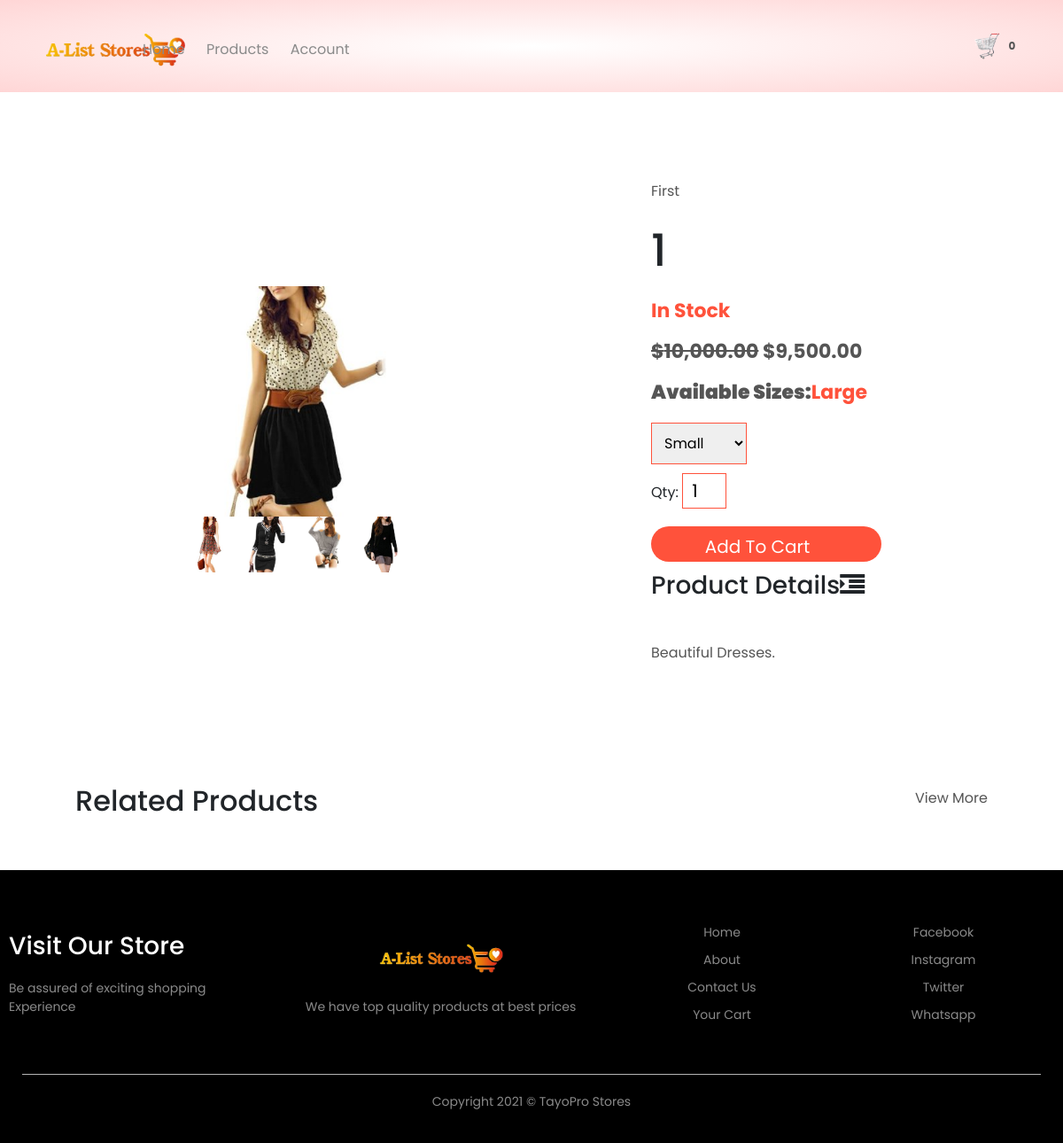
Page /product-detail/1/first on the committed database.
### home/models.py (models this page shows, shortened)
class Setting (models.Model):
    STATUS = (
        ('True', 'True'),
        ('False', 'False'),
    )
    title = models.CharField (max_length=100)
    keywords = models.CharField (max_length=255)
    description = models.CharField (max_length=255, null=True)
    company = models.CharField (max_length=50, null=True)
    address = models.CharField (max_length=50, null=True)
    phone = models.CharField (null=True, max_length=15)
    email = models.CharField (blank=True, max_length=50)
    icon = models.ImageField (blank=True, null=True, upload_to = 'images/')
    logo = models.ImageField (blank=True, null=True, upload_to = 'images/')
    cart_icon = models.ImageField (blank=True, null=True, upload_to = 'images/')
    menu_icon = models.ImageField (blank=True, null=True, upload_to = 'images/')
    facebook = models.CharField (blank=True, max_length=50)
    instagram = models.CharField (blank=True, max_length=50)
    twitter = models.CharField (blank=True, max_length=50)
    created_at = models.DateTimeField (auto_now_add=True)
    updated_at = models.DateTimeField (auto_now=True)
    about = RichTextUploadingField (blank=True)
    about2 = RichTextUploadingField (blank=True, default = 'This is Alist Store. The store with the best of the best products to offer.')
    contact = RichTextUploadingField (blank=True)
    status = models.CharField (max_length=10, choices=STATUS)

### products/models.py (models this page shows, shortened)
class Product(models.Model):
    STATUS =(
        ('True', 'True'),
        ('False', 'False'),
    )
    AVAILABLE =(
        ('In Stock', 'In Stock'),
        ('Out Of Stock', 'Out Of Stock'),
        ('ReStocked', 'ReStocked'),
    )
    category = models.ForeignKey(Category, on_delete=models.DO_NOTHING)
    title = models.CharField(max_length=150, blank=True)
    keywords = models.CharField(max_length=255)
    description = models.CharField(max_length=255)
    image= models.ImageField(blank=True, upload_to='images/')
    price = models.FloatField(null=True, blank=True)
    sizes = models.CharField(max_length=30, null=True, default='Large')
    discount_price= models.FloatField(blank=True, null=True)
    available= models.CharField(choices=AVAILABLE, max_length=15, default='In Stock')
    quantity_instock = models.IntegerField(null=True, blank=True, default=1000)
    minquantity = models.IntegerField(blank=True)
    amount = models.IntegerField(null=True, blank=True)
    status = models.CharField(max_length=10, choices=STATUS)
    slug = models.SlugField(null=False, unique=True)
    created_at = models.DateTimeField(auto_now_add=True)
    updated_at = models.DateTimeField(auto_now=True)
    featured = models.BooleanField(blank=True)
    latest = models.BooleanField(blank=True)
    banner = models.BooleanField(blank=True)
    offer = models.BooleanField(blank=True)
    detail = RichTextUploadingField()
    def image_tag(self):
        return mark_safe('<img src="{}" height="50"/>'.format(self.image.url))
    image_tag.short_description = 'Image'

class Images(models.Model):
    product=models.ForeignKey(Product,on_delete=models.DO_NOTHING, blank=True)
    image= models.ImageField(blank=True, upload_to='images/')

### home/views.py (the view)
# urls.py: path('product-detail/<str:id>/<slug:slug>', views.prod_detail, name= 'prod_detail'),
def prod_detail (request, id, slug):
    setting= Setting.objects.get(pk=1)
    category = Category.objects.all()
    products = Product.objects.filter(category_id=id)
    product = Product.objects.get (pk=id)
    images = Images.objects.filter(product_id=id)
    context = {
        'setting': setting,
        'category': category,
        'products': products,
        'product': product,
        'images': images,
    }
    return render(request, 'product-details.html', context)

### home/context_processor.py (called while the page is built)
def cartcount(request):
    cartcount = ShopCart.objects.filter(order_placed=False).filter(user__username=request.user.username)
    total_quantity = 0
    for item in cartcount:
        total_quantity += item.quantity
    context = {'itemcount': total_quantity}
    return context

### home/templates/product-details.html (shortened to what this page needs)
{% extends 'base.html' %}
{% load humanize %}
{% block header %} {% include "prod-header.html" %} {% endblock header %}
{% block content %}
    <div class="small-container single-product">
        <div class="row">
            <div class="col-2">
                <img src="{{product.image.url}}" width="100%" id="ProductImg">
                <div class="small-img-row">
                    {% if images %}
                        {% for item in images %}
                            <div class="small-img-col">
                                <img src="{{item.image.url}}" width="100%" class="SmallImg">
                            </div>
                        {% endfor %}
                    {% endif %}
                </div>
            </div>
            <div class="col-2">
                <p>{{product.title}}</p>
                <h1>{{product.description}}</h1>
                <h4><span style="color: #ff523b;">{{product.available}}</span></h4>
                <h4>
                    {% if product.discount_price %}
                        <del>${{product.price | floatformat:2 | intcomma}}</del>
                        <span>${{ product.discount_price| floatformat:2 | intcomma }}</span>
                    {% else %}
                        <span>${{ product.price| floatformat:2 | intcomma }}</span>
                    {% endif %}
                </h4>
                <h4><strong>Available Sizes:</strong><span style="color: #ff523b;">{{product.sizes}}</span></h4>
                <form  action="" method="POST">
                    <select name="size">
                        <option value="Small">Small</option>
                    </select>
                    <label>Qty:</label>
                    <input type="number" name="quantity" value="1" min="{{product.minquantity}}" max="{{product.quantity_instock}}">
                    <input type="submit" class="buttons" value="Add To Cart">
                </form>
                <h3>Product Details<i class="fa fa-indent"></i></h3>
                <br>
                <p>{{product.detail|safe}}</p>
            </div>
        </div>
    </div>
    <div class="small-container">
        <div class="row row-2">
            <h2>Related Products</h2>
            <a href="{% url 'category' %}"><p>View More</p></a>
        </div>
    </div>
    {% endblock content %}
    {% block footer %}  {% include "footer.html" %} {% endblock footer %}

### home/templates/prod-header.html (shortened to what this page needs)
<div class="headermain">
    <div class="container">
        <div class="header">
            <div class="logo">
                <a href="{% url 'index' %}"><img src="{{setting.logo.url}}" alt="company logo here"></a>
            </div>
            <div class="navbar">
                <ul id="MenuItems">
                        <li><a href="{% url 'index' %}">Home</a></li>
                        <li><a href="{% url 'category' %}">Products</a></li>
                    {% if user.id is not None %}
                        <li><a href="{% url 'user' %}"><img src="{{profile.image.url}}" alt="" style="border-radius: 30px; height:40px"></a></li>
                        <li>
                           welcome!<a href="{% url 'user' %}">
                                {% if request.user.first_name %}
                                    <p><strong> {{request.user.first_name}}</strong></p>
                                {% else %}
                                    <p><strong>{{request.user.username}}</strong></p>
                                {% endif %}
                           </a>
                        <li><a href="{% url 'logoutfunc' %}">Logout</a></li>
                        <li><a href="">Change Password</a></li>
                    {% else %}
                        <li><a href="{% url 'accountform' %}">Account</a></li>
                    {% endif %}
                </ul>
            </div>
            <a href="{% url 'order:shopcart' %}"><img src="{{setting.cart_icon.url}}" alt="shop cart" width="30px" height="30px">
                {% if itemcount > 0 %}
                    <span class="badge red z-depth-1 mr-1">{{ itemcount }}</span>
                {% else %}
                    <span class="badge red z-depth-1 mr-1">0</span>
                {% endif %}
            </a>
        </div>
    </div>
</div>

### home/templates/footer.html
 <div class="footer">
    <div class="container">
        <div class="row">
            <div class="footer-col-1">
                <h3>Visit Our Store</h3>
                <p>Be assured of exciting shopping Experience </p>
            </div>
            <div class="footer-col-2">
                <a href="{% url 'index' %}"><img src="{{setting.logo.url}}"></a>
                <p>We have top quality products at best prices</p>
            </div>
            <div class="footer-col-3">
                <ul>
                    <li><a href="{% url 'index' %}">Home</a></li>
                    <li><a href="{% url 'about' %}">About</a></li>
                    <li><a href="{% url 'contact' %}">Contact Us</a></li>
                    <li><a href="{% url 'order:shopcart' %}">Your Cart</a></li>
                </ul>
            </div>
            <div class="footer-col-4">
                <ul>
                    <li><a href="">Facebook</a></li>
                    <li><a href="">Instagram</a></li>
                    <li><a href="">Twitter</a></li>
                    <li><a href="">Whatsapp</a></li>
                </ul>
            </div>
        </div>
        <hr>
        <p class="copyright">Copyright 2021 &copy; TayoPro Stores</p>
    </div>
</div>

### home/static/css/main1.css (style rules this page uses)
* { padding: 0; margin: 0; box-sizing: border-box; }
body { font-family: 'Poppins', sans-serif; }
.headermain { background: radial-gradient(#fff, #ffd6d6); }
.container { max-width: 1300px; margin: auto; padding: 0 25px; }
.header { display: flex; align-items: center; padding: 20px; }
.logo { width: 100px; }
.logo img { width: 170px; }
.navbar { flex: 1; text-align: right; }
.navbar li { display: inline-block; margin-right: 20px; }
a { text-decoration: none; color: #555; }
p { color: #555; }
.row { display: flex; align-items: center; flex-wrap: wrap; justify-content: space-around; }
.col-2 { flex-basis: 50%; min-width: 300px; }
.col-2 img { max-width: 100%; padding: 50px 0; }
.col-2 h1 { font-size: 50px; line-height: 60px; margin: 25px 0; }
.buttons { display: inline-block; background: #ff523b; color: white; text-decoration: none; padding: 8px 30px; margin: 30px 0; border-radius: 30px; }
.small-container { max-width: 1080px; margin: auto; padding: 0 25px; }
h4 { color: #555; font-weight: normal; }
.footer { background: black; color: #8a8a8a; font-size: 14px; padding: 60px 0 20px; }
.footer p { color: #8a8a8a; }
.footer h3 { color: white; margin-bottom: 20px; }
.footer-col-1, .footer-col-2, .footer-col-3, .footer-col-4 { min-width: 250px; margin-bottom: 20px; }
.footer-col-1 { flex-basis: 25%; }
.footer-col-2 { flex: 1; text-align: center; }
.footer-col-2 img { width: 150px; margin-bottom: 20px; }
.footer-col-3, .footer-col-4 { flex-basis: 20%; text-align: center; }
ul { list-style-type: none; }
ul li { margin-bottom: 10px; }
ul a { text-decoration: none; color: #8a8a8a; }
.footer hr { border: none; background: #b5b5b5; height: 1px; margin: 20px 0; }
.copyright { text-align: center; }
.row-2 { justify-content: space-between; margin: 100px auto 50px; }
select { border: 1px solid #ff523b; padding: 5px; }
.single-product { margin-top: 80px; }
.single-product .col-2 { padding: 20px; }
.single-product .col-2 img { padding: 0; }
.single-product h4 { margin: 20PX 0; font-size: 22PX; font-weight: bold; }
.single-product select { display: block; padding: 10px; margin-top: 20px; }
.single-product input { width: 50px; height: 40px; padding-left: 10px; font-size: 20px; margin-right: 10px; border: 1px solid #ff523b; }
.small-img-row { display: flex; justify-content: space-between; }
.small-img-col { flex-basis: 24%; cursor: pointer; }
form input { width: 100%; height: 30px; margin: 10px 0; padding: 0 10px; border: 1px solid #ccc; }
form .buttons { width: 100%; border: none; cursor: pointer; margin: 10px 0; }

### rows in the picture
Setting: logo (picture), cart_icon (picture)
Product: image (picture), title "First", description "1", available "In Stock", price "10,000.00", discount_price "9,500.00", sizes "Large", quantity "1", detail "Beautiful Dresses."
Images: image (picture)
Images: image (picture)
Images: image (picture)
Images: image (picture)
